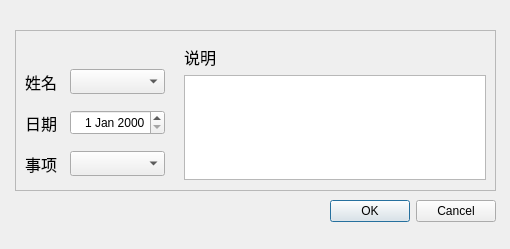
<?xml version="1.0" encoding="UTF-8"?>
<ui version="4.0">
 <class>dialog</class>
 <widget class="QDialog" name="dialog">
  <property name="geometry">
   <rect>
    <x>0</x>
    <y>0</y>
    <width>510</width>
    <height>249</height>
   </rect>
  </property>
  <property name="sizePolicy">
   <sizepolicy hsizetype="Fixed" vsizetype="Fixed">
    <horstretch>0</horstretch>
    <verstretch>0</verstretch>
   </sizepolicy>
  </property>
  <property name="maximumSize">
   <size>
    <width>510</width>
    <height>400</height>
   </size>
  </property>
  <property name="windowTitle">
   <string>新建事项</string>
  </property>
  <widget class="QDialogButtonBox" name="buttonBox">
   <property name="geometry">
    <rect>
     <x>155</x>
     <y>195</y>
     <width>341</width>
     <height>32</height>
    </rect>
   </property>
   <property name="orientation">
    <enum>Qt::Horizontal</enum>
   </property>
   <property name="standardButtons">
    <set>QDialogButtonBox::Cancel|QDialogButtonBox::Ok</set>
   </property>
  </widget>
  <widget class="QFrame" name="frame">
   <property name="geometry">
    <rect>
     <x>15</x>
     <y>30</y>
     <width>481</width>
     <height>161</height>
    </rect>
   </property>
   <property name="frameShape">
    <enum>QFrame::StyledPanel</enum>
   </property>
   <property name="frameShadow">
    <enum>QFrame::Sunken</enum>
   </property>
   <widget class="QWidget" name="">
    <property name="geometry">
     <rect>
      <x>10</x>
      <y>15</y>
      <width>461</width>
      <height>135</height>
     </rect>
    </property>
    <layout class="QHBoxLayout" name="horizontalLayout_4">
     <item>
      <layout class="QVBoxLayout" name="verticalLayout_2">
       <property name="spacing">
        <number>13</number>
       </property>
       <item>
        <widget class="QLabel" name="label_5">
         <property name="maximumSize">
          <size>
           <width>16777215</width>
           <height>5</height>
          </size>
         </property>
         <property name="text">
          <string/>
         </property>
        </widget>
       </item>
       <item>
        <layout class="QHBoxLayout" name="horizontalLayout_3">
         <item>
          <widget class="QLabel" name="label_3">
           <property name="sizePolicy">
            <sizepolicy hsizetype="Fixed" vsizetype="Preferred">
             <horstretch>0</horstretch>
             <verstretch>0</verstretch>
            </sizepolicy>
           </property>
           <property name="font">
            <font>
             <pointsize>12</pointsize>
            </font>
           </property>
           <property name="text">
            <string>姓名</string>
           </property>
          </widget>
         </item>
         <item>
          <widget class="QComboBox" name="comboBox">
           <property name="minimumSize">
            <size>
             <width>0</width>
             <height>25</height>
            </size>
           </property>
          </widget>
         </item>
        </layout>
       </item>
       <item>
        <layout class="QHBoxLayout" name="horizontalLayout">
         <item>
          <widget class="QLabel" name="label">
           <property name="sizePolicy">
            <sizepolicy hsizetype="Fixed" vsizetype="Preferred">
             <horstretch>0</horstretch>
             <verstretch>0</verstretch>
            </sizepolicy>
           </property>
           <property name="font">
            <font>
             <pointsize>12</pointsize>
            </font>
           </property>
           <property name="text">
            <string>日期</string>
           </property>
          </widget>
         </item>
         <item>
          <widget class="QDateEdit" name="dateEdit">
           <property name="minimumSize">
            <size>
             <width>0</width>
             <height>25</height>
            </size>
           </property>
           <property name="alignment">
            <set>Qt::AlignRight|Qt::AlignTrailing|Qt::AlignVCenter</set>
           </property>
          </widget>
         </item>
        </layout>
       </item>
       <item>
        <layout class="QHBoxLayout" name="horizontalLayout_2">
         <item>
          <widget class="QLabel" name="label_2">
           <property name="sizePolicy">
            <sizepolicy hsizetype="Fixed" vsizetype="Preferred">
             <horstretch>0</horstretch>
             <verstretch>0</verstretch>
            </sizepolicy>
           </property>
           <property name="font">
            <font>
             <pointsize>12</pointsize>
            </font>
           </property>
           <property name="text">
            <string>事项</string>
           </property>
          </widget>
         </item>
         <item>
          <widget class="QComboBox" name="comboBox_2">
           <property name="minimumSize">
            <size>
             <width>0</width>
             <height>25</height>
            </size>
           </property>
          </widget>
         </item>
        </layout>
       </item>
      </layout>
     </item>
     <item>
      <widget class="QLabel" name="label_6">
       <property name="minimumSize">
        <size>
         <width>5</width>
         <height>0</height>
        </size>
       </property>
       <property name="text">
        <string/>
       </property>
      </widget>
     </item>
     <item>
      <layout class="QVBoxLayout" name="verticalLayout">
       <item>
        <widget class="QLabel" name="label_4">
         <property name="font">
          <font>
           <pointsize>12</pointsize>
          </font>
         </property>
         <property name="text">
          <string>说明</string>
         </property>
        </widget>
       </item>
       <item>
        <widget class="QPlainTextEdit" name="plainTextEdit"/>
       </item>
      </layout>
     </item>
    </layout>
   </widget>
  </widget>
  <zorder>frame</zorder>
  <zorder>buttonBox</zorder>
  <zorder>dateEdit</zorder>
  <zorder>label</zorder>
  <zorder>label_2</zorder>
  <zorder>lineEdit</zorder>
  <zorder>comboBox</zorder>
  <zorder>label_3</zorder>
  <zorder>label_4</zorder>
  <zorder>plainTextEdit</zorder>
 </widget>
 <resources/>
 <connections>
  <connection>
   <sender>buttonBox</sender>
   <signal>accepted()</signal>
   <receiver>dialog</receiver>
   <slot>accept()</slot>
   <hints>
    <hint type="sourcelabel">
     <x>248</x>
     <y>254</y>
    </hint>
    <hint type="destinationlabel">
     <x>157</x>
     <y>274</y>
    </hint>
   </hints>
  </connection>
  <connection>
   <sender>buttonBox</sender>
   <signal>rejected()</signal>
   <receiver>dialog</receiver>
   <slot>reject()</slot>
   <hints>
    <hint type="sourcelabel">
     <x>316</x>
     <y>260</y>
    </hint>
    <hint type="destinationlabel">
     <x>286</x>
     <y>274</y>
    </hint>
   </hints>
  </connection>
 </connections>
</ui>
